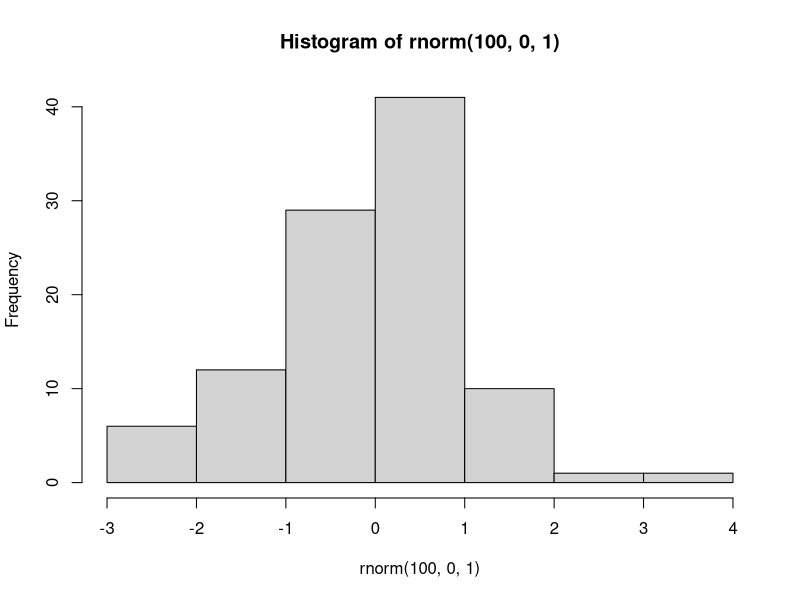
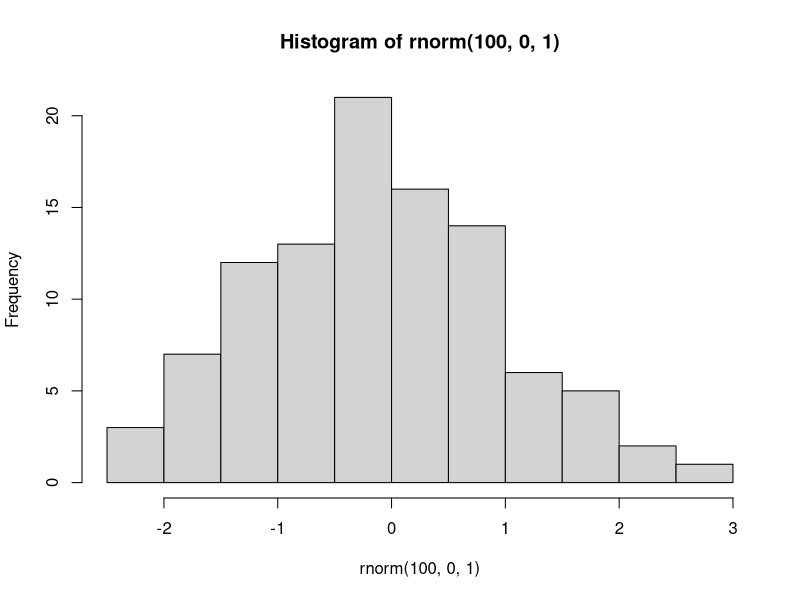
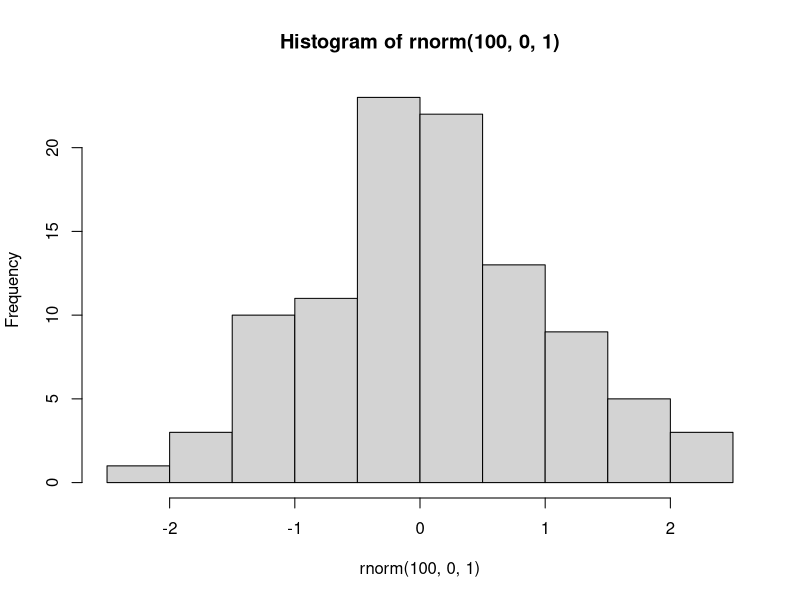
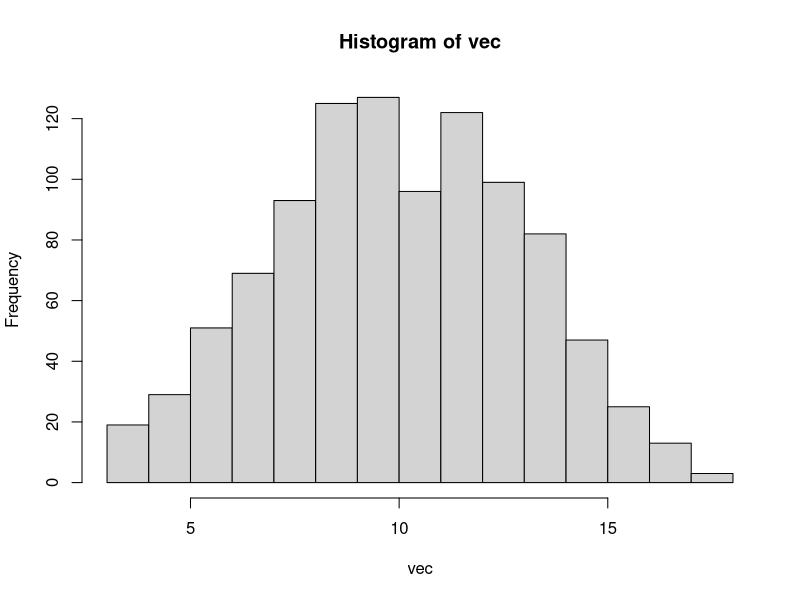

The R script that drew these images, in order:
#Zad1

hist(rnorm(100,0,1))
hist(rnorm(100,0,1))


set.seed(123)
hist(rnorm(100,0,1))

#Zad2

set.seed(123)
vec1 = rnorm(100,100,10)
mn = mean(vec1)
dev = sd(vec1)
length(vec1[vec1<=100+2*10 & vec1 >=100-2*10])/length(vector)

#zad3

set.seed(123)
vec2 =  rnorm(200,0,1)
length(vec2[vec2<=mean(vec2)+sd(vec2) & vec2 >= mean(vec2) - sd(vec2)]) / length(vec2)
length(vec2[vec2<=mean(vec2)+ 2 * sd(vec2) & vec2 >= mean(vec2) - 2 * sd(vec2)]) / length(vec2)
length(vec2[vec2<=mean(vec2)+ 3 * sd(vec2) & vec2 >= mean(vec2) - 3 * sd(vec2)]) / length(vec2)

#zad4

sym = function(x) {
  vec = c()
  for(i in 1:x){ vec[i] = sum(sample(1:6,3,rep=T))}
  hist(vec)}
set.seed(123)
sym(1000)

#zad5

lights = function()
{
  sample(c(1,0),500, prob = c(0.99,0.01), replace = T)
}


